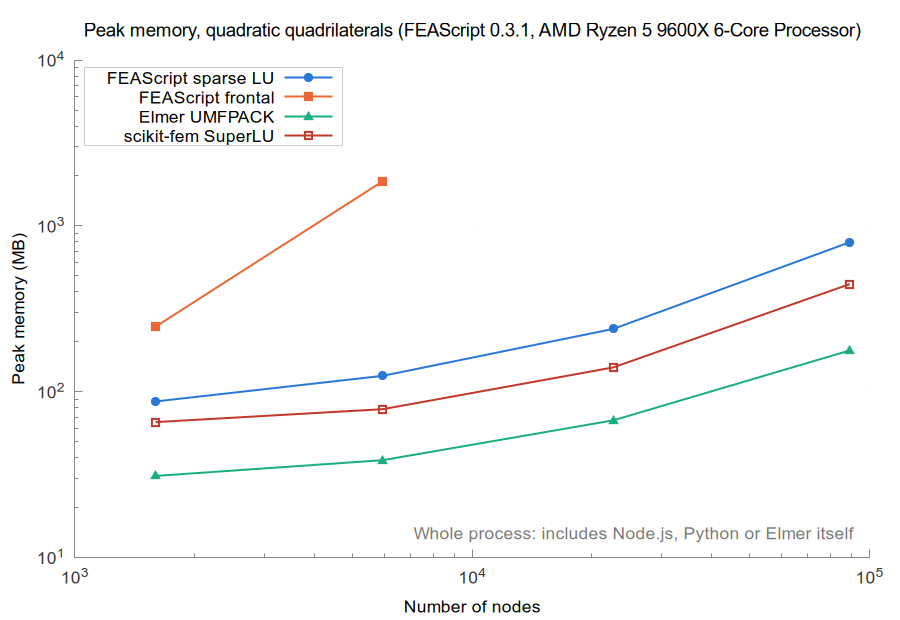

gnuplot code for this plot:
set terminal pngcairo size 900,620 font 'Arial,13'
set border 3 lc rgb '#888888'; set tics nomirror tc rgb '#333333'
set grid lc rgb '#e6e6e6' lw 1; set key top left box lc rgb '#cccccc' opaque
set logscale xy; set format y '10^{%L}'; set format x '10^{%L}'
set output 'memory_quad_quadratic.png'
set title 'Peak memory, quadratic quadrilaterals (FEAScript 0.3.1, AMD Ryzen 5 9600X 6-Core Processor)' font 'Arial,14'
set xlabel 'Number of nodes'
set ylabel 'Peak memory (MB)'
set label 'Whole process: includes Node.js, Python or Elmer itself' at graph 0.98,0.05 right tc rgb '#777777'
plot 'memory_quad_quadratic_FEAScript_sparse_LU.dat' u 1:2 w lp lw 2 pt 7 ps 1.2 lc rgb '#2a78d6' t 'FEAScript sparse LU', \
     'memory_quad_quadratic_FEAScript_frontal.dat' u 1:2 w lp lw 2 pt 5 ps 1.2 lc rgb '#eb6834' t 'FEAScript frontal', \
     'memory_quad_quadratic_Elmer_UMFPACK.dat' u 1:2 w lp lw 2 pt 9 ps 1.2 lc rgb '#1baf7a' t 'Elmer UMFPACK', \
     'memory_quad_quadratic_scikit_fem_SuperLU.dat' u 1:2 w lp lw 2 pt 4 ps 1.2 lc rgb '#c0392b' t 'scikit-fem SuperLU'
